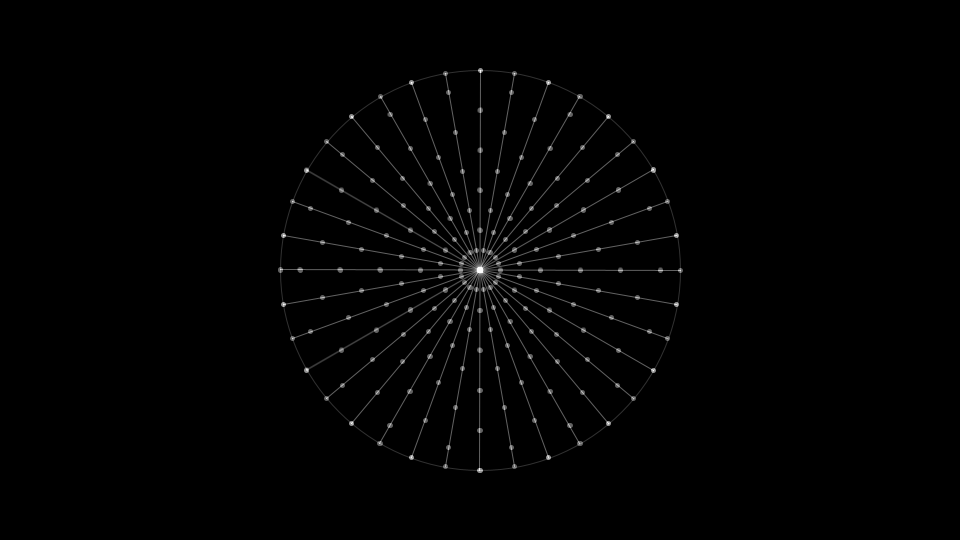
Frame 1 (no input)
Frame 60 (the mouse pressed at the canvas centre just before this capture): identical to frame 1, image omitted
Frame 120 (the mouse held since frame 60 and released just before this capture): identical to frame 1, image omitted

The Processing sketch that drew this single still picture (run headless with seeded random() and noise(); from frame 60 on, the mouse is pressed at the canvas centre):

// Processing sketch: sketch_xxx_concentric_circle
// ── sketch_xxx_concentric_circle.pde
// setup関数 : 初回1度だけ実行される
void setup() {
  size(960, 540); // ウィンドウサイズを960px,540pxに
  blendMode(ADD);
  colorMode(HSB, 360, 100, 100); // HSBでの色指定にする
  smooth(); // 描画を滑らかに
}

// draw関数 : setup関数実行後繰り返し実行される
void draw() {
  background(0, 0, 0);
  translate(width/2, height/2);
  float r = 200;
  noFill();
  strokeWeight(1);
  stroke(0, 0, 100, 50);
  ellipse(0, 0, r*2, r*2);
  int i = 0;
  for (float angle =0; angle < 360; angle += 10) {
    float theta = radians(angle);
    float x1 = cos(theta) * r;
    float y1 = sin(theta) * r;
    float x2 = cos(theta + PI) * r;
    float y2 = sin(theta + PI) * r;
    strokeWeight(5);
    point(x1, y1);
    point(x2, y2);
    strokeWeight(1);
    line(x1, y1, x2, y2);
    float startN = 0;
    float endN = 1.0;
    if(i%2 == 0){
      startN = 0.05;
    }
    for (float n = startN; n < endN; n+= 0.1) {
      float x3 = lerp(x1, x2, n);
      float y3 = lerp(y1, y2, n);
      strokeWeight(5);
      point(x3, y3);
    }
    i++;
  }
}
